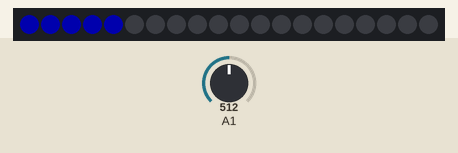
This sketch was run on a simulated Arduino Uno, built with avr-gcc and run on an emulated ATmega328P. Shown: 20 RGB LEDs in strip order, left to right. The test bench sets the inputs (shaded band); at power-on: A1 = 512. Dim RGB values are drawn brighter than linear; what the sketch prints to the serial monitor is not drawn.

Above: at 2.2 s.
2.3 s: A1 set to 0
At 2.8 s:
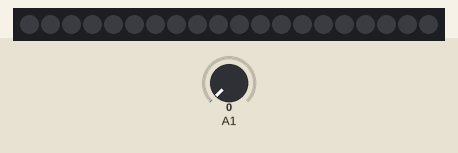
3.8 s: A1 set to 22
At 5.0 s:
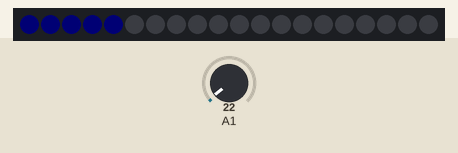
5.3 s: A1 set to 122
Timing chart, 0 to 8.3 s (numbered marks = the images above; inputs shaded):
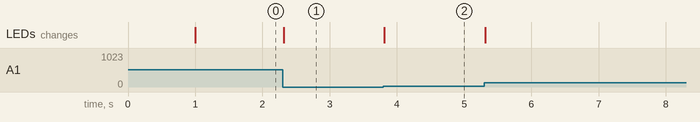

Measured:
- after the input at 2.3 s, the LEDs: change at once (image 1)
- after the input at 3.8 s, the LEDs: change at once (image 2)

The sketch:

LIGHTS_ws2811_mark4_studylight2_dimmer.ino
```cpp
#include "FastLED.h"

#define LED_TYPE    WS2811
#define LED_PIN     7
#define NUM_LEDS    20
#define BRIGHTNESS  64

#define COLOR_ORDER RBG

//default: GRB results in RBG(tested)
//we want: blue/green/red (so type RBG) -> IT WORKS!!! CRGB (blue, green red)

CRGB leds[NUM_LEDS];

void setup()
{
  FastLED.addLeds<LED_TYPE, LED_PIN, COLOR_ORDER>(leds, NUM_LEDS).setCorrection( TypicalLEDStrip );
  Serial.begin(9600);
  delay(1000);

  FastLED.setBrightness(100);
  set_max_power_in_volts_and_milliamps(12, 700);
}

//prints whatever is on analog pin
void PinDebug (int AnalogPin)
{
  Serial.println(AnalogPin);
  delay(100);
}


void loop()
{  //ORDER IS: CRGB (blue, green, red)

  int red = 255;
  int green = 0;
  int blue = 0;
  int CBright = 0;

  //fill_solid(leds, NUM_LEDS, CRGB::Black);

  leds[0] = CRGB (blue, green, red);
  leds[1] = CRGB (blue, green, red);
  leds[2] = CRGB (blue, green, red);
  leds[3] = CRGB (blue, green, red);
  leds[4] = CRGB (blue, green, red);


  FastLED.setBrightness(100);
  CBright = DimBy();
  leds[0] %= CBright;
  leds[1] %= CBright;
  leds[2] %= CBright;
  leds[3] %= CBright;
  leds[4] %= CBright;

  FastLED.show();

}


int DimBy (void)
{
  int brightness = analogRead(1); //reads A1
  Serial.println(brightness);
  brightness = map(brightness, 0, 1023, 0, 255);
  Serial.println(brightness);
  //delay (100);
  return brightness;

}
```
